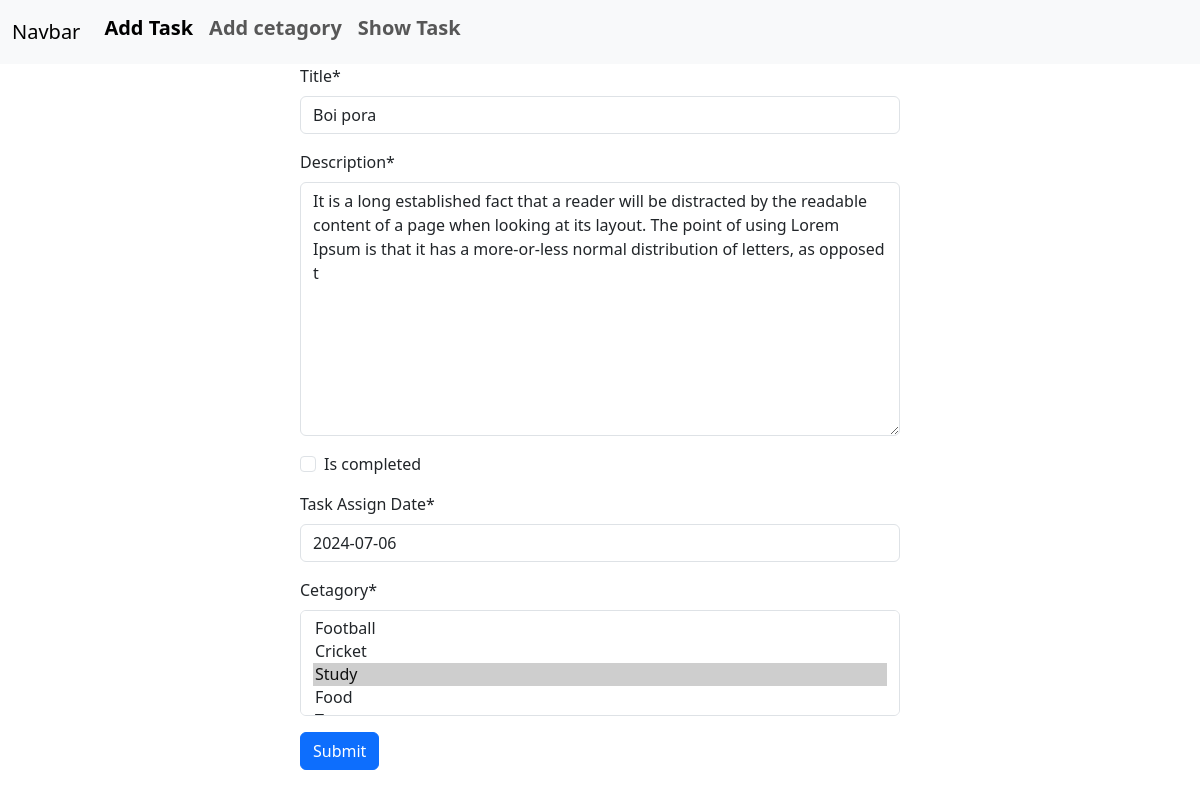
/task_app/edit/4, run on the app's committed database.
### task_app/models.py (models this page shows, shortened)
class task(models.Model):
    Title = models.CharField(max_length=50)
    Description = models.TextField()
    is_completed = models.BooleanField()
    Task_Assign_Date = models.DateField()
    cetagory = models.ManyToManyField(Task_cetagory)

### task_app/views.py (the view)
# urls.py: path("edit/<int:id>",views.edit,name='edit'),
def edit(request,id):
    data = models.task.objects.get(pk=id)
    form = task_form(instance=data)
    if request.method=='POST':
        form = task_form(request.POST,instance=data)
        if form.is_valid():
            form.save()
            return redirect('show_task')
    return render(request,'task.html',{'form':form})

### task_app/forms.py
class task_form (forms.ModelForm):
    class Meta:
        model = task
        fields = '__all__'

### cetagory_app/models.py (called while the page is built)
    def __str__(self):
        return self.cetagory_name

### task_app/templates/task.html (shortened to what this page needs)
{% extends "base.html" %}
{% block content %}
    <div style='width: 50%; margin:auto;'>
        {% load crispy_forms_tags%}
        <form method='POST'>
            {{form|crispy}}
            <button type='Submit' class ='btn btn-primary'> Submit</button>
        </form>
    </div>
{% endblock content %}

### data on the page
task: Title "Boi pora", Description "It is a long established fact that a reader will be distracted by the readable content of a page when looking at its layout. The point of using Lorem Ipsum is that it has a more-or-less normal distribution of letters, as opposed t", Task_Assign_Date "2024-07-06"
